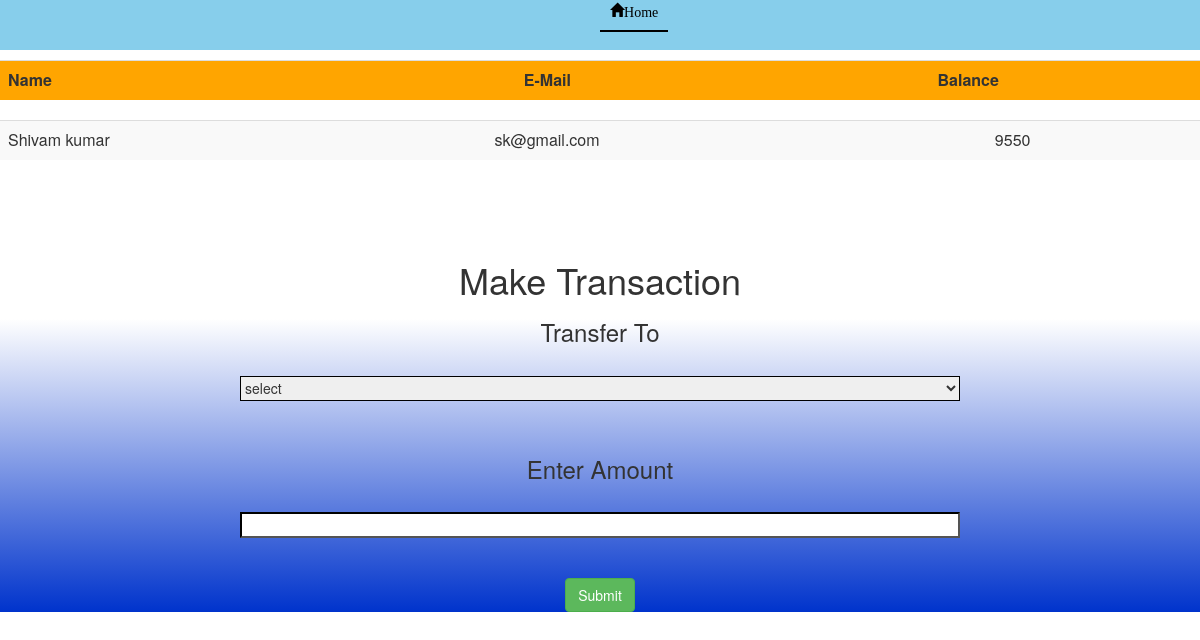
/operation.php?id=3, run on the app's committed database.
### tables this page shows
CREATE TABLE IF NOT EXISTS `customer` (
  `id` int(100) NOT NULL AUTO_INCREMENT,
  `name` varchar(100) NOT NULL,
  `email` varchar(100) NOT NULL,
  `current_balance` bigint(20) NOT NULL,
  PRIMARY KEY (`id`)
);

### operation.php (the view, shortened to what this page needs)
<html>
    <head>
        <link rel="stylesheet" href="https://maxcdn.bootstrapcdn.com/bootstrap/3.4.1/css/bootstrap.min.css">
    </head>
<body>
    <nav class="navbar  navbar-fixed-top" style="background-color: skyblue;">
        <div>
            <a href="index.php" style="color:black;border-bottom:2px black solid; margin-left: 50%;padding:10px;"><span class="glyphicon glyphicon-home">Home</span></a>
        </div>
    </nav><br><br><br>
<?php
$con= mysqli_connect('localhost', 'root', '', 'banking_system');
$select="SELECT * FROM customer WHERE id='".$_GET['id']."'";
$result=mysqli_query($con,$select);
$row=mysqli_fetch_array($result);
echo "<table class='table' style='text-align:center;background-color:orange;'><tr><th>Name</th><th style='text-align:center;'>E-Mail</th><th style='text-align:center;'>Balance</th></tr></table>";
echo "<table class='table table-striped'><tr><td>".$row['name']."</td><td>".$row['email']."</td><td>".$row['current_balance']."</td></tr></table>";
?>
    <br><br><br><div class="section" style="text-align:center;"><h1>Make Transaction</h1></div>
    <?php
echo "<form method='post' action='' style='text-align:center;background: linear-gradient(to bottom, #ffffff 0%, #0033cc 100%);'><h3>Transfer To</h3><br><div class='form-group' ><select name='to' style='width:60%;height:25px;border-color:black;' required>";
echo "<option value='' selected disabled hidden>select</option>";
echo '</select></div><br>';
echo "<h3>Enter Amount</h3><br>";
echo "<input type='number' name='amt' style='width:60%; border-color:black;' required></br></br></br>";
echo "<button style='' class='btn btn-success' name='submit'>Submit</button></form>";
    ?>
</body>
</html>

### data on the page
customer: name "Shivam kumar", email "sk@gmail.com", current_balance "9550"
